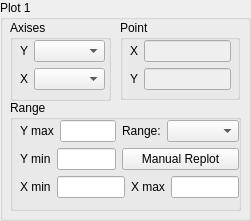
   <widget class="QGroupBox" name="groupBoxPlot_1">
    <property name="geometry">
     <rect>
      <x>360</x>
      <y>10</y>
      <width>251</width>
      <height>221</height>
     </rect>
    </property>
    <property name="title">
     <string>Plot 1</string>
    </property>
    <widget class="QGroupBox" name="groupBoxAxis_1">
     <property name="geometry">
      <rect>
       <x>10</x>
       <y>20</y>
       <width>101</width>
       <height>81</height>
      </rect>
     </property>
     <property name="title">
      <string>Axises</string>
     </property>
     <widget class="QWidget" name="layoutWidget">
      <property name="geometry">
       <rect>
        <x>10</x>
        <y>20</y>
        <width>85</width>
        <height>52</height>
       </rect>
      </property>
      <layout class="QVBoxLayout" name="verticalLayout_7">
       <item>
        <layout class="QHBoxLayout" name="horizontalLayout_5">
         <item>
          <widget class="QLabel" name="labelYAxis_1">
           <property name="text">
            <string>Y</string>
           </property>
          </widget>
         </item>
         <item>
          <widget class="QComboBox" name="comboBoxYAxisValue_1">
           <property name="sizePolicy">
            <sizepolicy hsizetype="Fixed" vsizetype="Fixed">
             <horstretch>0</horstretch>
             <verstretch>0</verstretch>
            </sizepolicy>
           </property>
          </widget>
         </item>
        </layout>
       </item>
       <item>
        <layout class="QHBoxLayout" name="horizontalLayout_50">
         <item>
          <widget class="QLabel" name="labelXAxis_1">
           <property name="text">
            <string>X</string>
           </property>
          </widget>
         </item>
         <item>
          <widget class="QComboBox" name="comboBoxXAxisValue_1">
           <property name="sizePolicy">
            <sizepolicy hsizetype="Fixed" vsizetype="Fixed">
             <horstretch>0</horstretch>
             <verstretch>0</verstretch>
            </sizepolicy>
           </property>
          </widget>
         </item>
        </layout>
       </item>
      </layout>
     </widget>
    </widget>
    <widget class="QGroupBox" name="groupBoxPoint_1">
     <property name="geometry">
      <rect>
       <x>120</x>
       <y>20</y>
       <width>120</width>
       <height>80</height>
      </rect>
     </property>
     <property name="title">
      <string>Point</string>
     </property>
     <widget class="QWidget" name="layoutWidget_7">
      <property name="geometry">
       <rect>
        <x>10</x>
        <y>20</y>
        <width>101</width>
        <height>52</height>
       </rect>
      </property>
      <layout class="QVBoxLayout" name="verticalLayout_10">
       <item>
        <layout class="QHBoxLayout" name="horizontalLayout_21">
         <item>
          <widget class="QLabel" name="labelPointX_1">
           <property name="text">
            <string>X</string>
           </property>
          </widget>
         </item>
         <item>
          <widget class="QLineEdit" name="lineEditPointX_1">
           <property name="enabled">
            <bool>false</bool>
           </property>
          </widget>
         </item>
        </layout>
       </item>
       <item>
        <layout class="QHBoxLayout" name="horizontalLayout_22">
         <item>
          <widget class="QLabel" name="labelPointY_1">
           <property name="text">
            <string>Y</string>
           </property>
          </widget>
         </item>
         <item>
          <widget class="QLineEdit" name="lineEditPointY_1">
           <property name="enabled">
            <bool>false</bool>
           </property>
          </widget>
         </item>
        </layout>
       </item>
      </layout>
     </widget>
    </widget>
    <widget class="QGroupBox" name="groupBoxRange_1">
     <property name="geometry">
      <rect>
       <x>10</x>
       <y>100</y>
       <width>231</width>
       <height>111</height>
      </rect>
     </property>
     <property name="title">
      <string>Range</string>
     </property>
     <widget class="QWidget" name="layoutWidget_8">
      <property name="geometry">
       <rect>
        <x>10</x>
        <y>20</y>
        <width>219</width>
        <height>101</height>
       </rect>
      </property>
      <layout class="QVBoxLayout" name="verticalLayout_11">
       <item>
        <layout class="QHBoxLayout" name="horizontalLayout_23">
         <item>
          <layout class="QVBoxLayout" name="verticalLayout_12">
           <item>
            <layout class="QHBoxLayout" name="horizontalLayout_24">
             <item>
              <widget class="QLabel" name="labelRangeYmax_1">
               <property name="text">
                <string>Y max</string>
               </property>
              </widget>
             </item>
             <item>
              <widget class="QLineEdit" name="lineEditRangeYmax_1"/>
             </item>
            </layout>
           </item>
           <item>
            <layout class="QHBoxLayout" name="horizontalLayout_25">
             <item>
              <widget class="QLabel" name="labelRangeYmin_1">
               <property name="text">
                <string>Y min</string>
               </property>
              </widget>
             </item>
             <item>
              <widget class="QLineEdit" name="lineEditRangeYmin_1"/>
             </item>
            </layout>
           </item>
          </layout>
         </item>
         <item>
          <layout class="QVBoxLayout" name="verticalLayout_13">
           <item>
            <layout class="QHBoxLayout" name="horizontalLayout_26">
             <item>
              <widget class="QLabel" name="labelRangeRange_1">
               <property name="text">
                <string>Range:</string>
               </property>
              </widget>
             </item>
             <item>
              <widget class="QComboBox" name="comboBoxReplot_1"/>
             </item>
            </layout>
           </item>
           <item>
            <widget class="QPushButton" name="pushButtonRangeManualReplot_1">
             <property name="text">
              <string>Manual Replot</string>
             </property>
            </widget>
           </item>
          </layout>
         </item>
        </layout>
       </item>
       <item>
        <layout class="QHBoxLayout" name="horizontalLayout_27">
         <item>
          <layout class="QHBoxLayout" name="horizontalLayout_28">
           <item>
            <widget class="QLabel" name="labelRangeXmin_1">
             <property name="text">
              <string>X min</string>
             </property>
            </widget>
           </item>
           <item>
            <widget class="QLineEdit" name="lineEditRangeXmin_1"/>
           </item>
          </layout>
         </item>
         <item>
          <layout class="QHBoxLayout" name="horizontalLayout_29">
           <item>
            <widget class="QLabel" name="labelRangeXmax_1">
             <property name="text">
              <string>X max</string>
             </property>
            </widget>
           </item>
           <item>
            <widget class="QLineEdit" name="lineEditRangeXmax_1"/>
           </item>
          </layout>
         </item>
        </layout>
       </item>
       <item>
        <spacer name="verticalSpacer_2">
         <property name="orientation">
          <enum>Qt::Vertical</enum>
         </property>
         <property name="sizeHint" stdset="0">
          <size>
           <width>20</width>
           <height>40</height>
          </size>
         </property>
        </spacer>
       </item>
      </layout>
     </widget>
    </widget>
   </widget>
